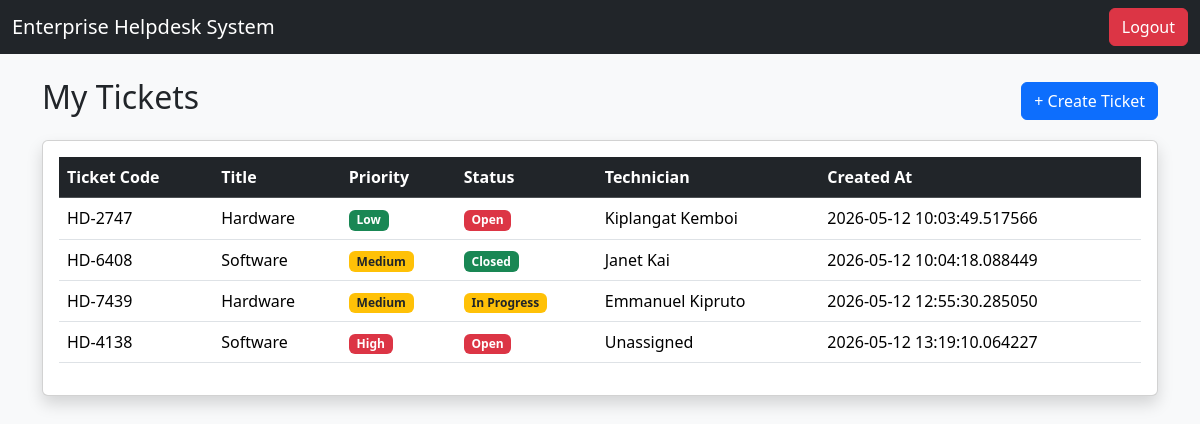
Screenshot of / (signed in) with the database file from the repository.
### models.py (models this page shows)
class Ticket(db.Model):
    id = db.Column(db.Integer, primary_key=True)
    ticket_code = db.Column(
        db.String(20),
        unique=True
    )
    title = db.Column(
        db.String(200),
        nullable=False
    )
    description = db.Column(
        db.Text,
        nullable=False
    )
    priority = db.Column(
        db.String(20),
        default="Low"
    )
    status = db.Column(
        db.String(20),
        default="Open"
    )
    created_at = db.Column(
        db.DateTime,
        default=datetime.utcnow
    )
    technician = db.Column(
        db.String(100),
        nullable=True
    )
    user_id = db.Column(
        db.Integer,
        db.ForeignKey("user.id")
    )

### app.py (the view)
@app.route("/")
@login_required
def home():
    if current_user.role == "admin":
        tickets = Ticket.query.all()
        return render_template("admin_dashboard.html", tickets=tickets)
    tickets = Ticket.query.filter_by(user_id=current_user.id).all()
    return render_template("dashboard.html", tickets=tickets)

### app.py (called while the page is built)
@login_manager.user_loader
def load_user(user_id):
    return User.query.get(int(user_id))

### templates/dashboard.html (shortened to what this page needs)
<!DOCTYPE html>
<html lang="en">
<head>
    <link
        href="https://cdn.jsdelivr.net/npm/bootstrap@5.3.3/dist/css/bootstrap.min.css"
        rel="stylesheet"
    >
</head>
<body class="bg-light">
    <nav class="navbar navbar-dark bg-dark">
        <div class="container-fluid">
            <span class="navbar-brand mb-0 h1">
                Enterprise Helpdesk System
            </span>
            <a href="/logout"
               class="btn btn-danger">
               Logout
            </a>
        </div>
    </nav>
    <div class="container mt-4">
        <div class="d-flex justify-content-between align-items-center">
            <h2>My Tickets</h2>
            <a href="/create-ticket"
               class="btn btn-primary">
               + Create Ticket
            </a>
        </div>
        <div class="card shadow mt-3">
            <div class="card-body">
                <table class="table table-hover">
                    <thead class="table-dark">
                        <tr>
                            <th>Ticket Code</th>
                            <th>Title</th>
                            <th>Priority</th>
                            <th>Status</th>
                            <th>Technician</th>
                            <th>Created At</th>
                        </tr>
                    </thead>
                    <tbody>
                        {% for ticket in tickets %}
                        <tr>
                            <td>{{ ticket.ticket_code }}</td>
                            <td>{{ ticket.title }}</td>
                            <td>
                                {% if ticket.priority == "High" %}
                                    <span class="badge bg-danger">
                                        High
                                    </span>
                                {% elif ticket.priority == "Medium" %}
                                    <span class="badge bg-warning text-dark">
                                        Medium
                                    </span>
                                {% else %}
                                    <span class="badge bg-success">
                                        Low
                                    </span>
                                {% endif %}
                            </td>
                            <td>
                                {% if ticket.status == "Open" %}
                                    <span class="badge bg-danger">
                                        Open
                                    </span>
                                {% elif ticket.status == "In Progress" %}
                                    <span class="badge bg-warning text-dark">
                                        In Progress
                                    </span>
                                {% else %}
                                    <span class="badge bg-success">
                                        Closed
                                    </span>
                                {% endif %}
                            </td>
                            <td>
                                {{ ticket.technician or "Unassigned" }}
                            </td>
                            <td>
                                {{ ticket.created_at }}
                            </td>
                        </tr>
                        {% endfor %}
                    </tbody>
                </table>
            </div>
        </div>
    </div>
</body>
</html>

### rows the page displays
Ticket: ticket_code "HD-2747", title "Hardware", priority "Low", status "Open", technician "Kiplangat Kemboi", created_at "2026-05-12 10:03:49.517566"
Ticket: ticket_code "HD-6408", title "Software", priority "Medium", status "Closed", technician "Janet Kai", created_at "2026-05-12 10:04:18.088449"
Ticket: ticket_code "HD-7439", title "Hardware", priority "Medium", status "In Progress", technician "Emmanuel Kipruto", created_at "2026-05-12 12:55:30.285050"
Ticket: ticket_code "HD-4138", title "Software", priority "High", status "Open", technician "Unassigned", created_at "2026-05-12 13:19:10.064227"
